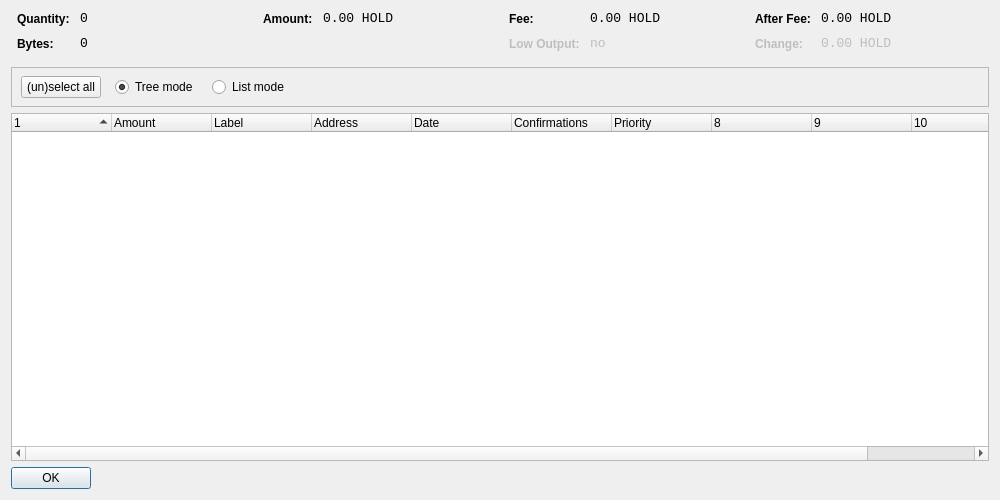
<?xml version="1.0" encoding="UTF-8"?>
<ui version="4.0">
 <class>CoinControlDialog</class>
 <widget class="QDialog" name="CoinControlDialog">
  <property name="geometry">
   <rect>
    <x>0</x>
    <y>0</y>
    <width>1000</width>
    <height>500</height>
   </rect>
  </property>
  <property name="windowTitle">
   <string>Coin Control</string>
  </property>
  <layout class="QVBoxLayout" name="verticalLayout">
   <item>
    <layout class="QHBoxLayout" name="horizontalLayoutTop" stretch="0,0,0,0">
     <property name="topMargin">
      <number>0</number>
     </property>
     <property name="bottomMargin">
      <number>10</number>
     </property>
     <item>
      <layout class="QFormLayout" name="formLayoutCoinControl1">
       <property name="horizontalSpacing">
        <number>10</number>
       </property>
       <property name="verticalSpacing">
        <number>10</number>
       </property>
       <property name="leftMargin">
        <number>6</number>
       </property>
       <property name="rightMargin">
        <number>6</number>
       </property>
       <item row="0" column="0">
        <widget class="QLabel" name="labelCoinControlQuantityText">
         <property name="styleSheet">
          <string notr="true">font-weight:bold;</string>
         </property>
         <property name="text">
          <string>Quantity:</string>
         </property>
        </widget>
       </item>
       <item row="0" column="1">
        <widget class="QLabel" name="labelCoinControlQuantity">
         <property name="font">
          <font>
           <family>Monospace</family>
           <pointsize>10</pointsize>
          </font>
         </property>
         <property name="cursor">
          <cursorShape>IBeamCursor</cursorShape>
         </property>
         <property name="contextMenuPolicy">
          <enum>Qt::ActionsContextMenu</enum>
         </property>
         <property name="text">
          <string notr="true">0</string>
         </property>
         <property name="textInteractionFlags">
          <set>Qt::LinksAccessibleByMouse|Qt::TextSelectableByKeyboard|Qt::TextSelectableByMouse</set>
         </property>
        </widget>
       </item>
       <item row="1" column="0">
        <widget class="QLabel" name="labelCoinControlBytesText">
         <property name="styleSheet">
          <string notr="true">font-weight:bold;</string>
         </property>
         <property name="text">
          <string>Bytes:</string>
         </property>
        </widget>
       </item>
       <item row="1" column="1">
        <widget class="QLabel" name="labelCoinControlBytes">
         <property name="font">
          <font>
           <family>Monospace</family>
           <pointsize>10</pointsize>
          </font>
         </property>
         <property name="cursor">
          <cursorShape>IBeamCursor</cursorShape>
         </property>
         <property name="contextMenuPolicy">
          <enum>Qt::ActionsContextMenu</enum>
         </property>
         <property name="text">
          <string notr="true">0</string>
         </property>
         <property name="textInteractionFlags">
          <set>Qt::LinksAccessibleByMouse|Qt::TextSelectableByKeyboard|Qt::TextSelectableByMouse</set>
         </property>
        </widget>
       </item>
      </layout>
     </item>
     <item>
      <layout class="QFormLayout" name="formLayoutCoinControl2">
       <property name="horizontalSpacing">
        <number>10</number>
       </property>
       <property name="verticalSpacing">
        <number>10</number>
       </property>
       <property name="leftMargin">
        <number>6</number>
       </property>
       <property name="rightMargin">
        <number>6</number>
       </property>
       <item row="0" column="0">
        <widget class="QLabel" name="labelCoinControlAmountText">
         <property name="styleSheet">
          <string notr="true">font-weight:bold;</string>
         </property>
         <property name="text">
          <string>Amount:</string>
         </property>
        </widget>
       </item>
       <item row="0" column="1">
        <widget class="QLabel" name="labelCoinControlAmount">
         <property name="font">
          <font>
           <family>Monospace</family>
           <pointsize>10</pointsize>
          </font>
         </property>
         <property name="cursor">
          <cursorShape>IBeamCursor</cursorShape>
         </property>
         <property name="contextMenuPolicy">
          <enum>Qt::ActionsContextMenu</enum>
         </property>
         <property name="text">
          <string notr="true">0.00 HOLD</string>
         </property>
         <property name="textInteractionFlags">
          <set>Qt::LinksAccessibleByMouse|Qt::TextSelectableByKeyboard|Qt::TextSelectableByMouse</set>
         </property>
        </widget>
       </item>
      </layout>
     </item>
     <item>
      <layout class="QFormLayout" name="formLayoutCoinControl3">
       <property name="horizontalSpacing">
        <number>10</number>
       </property>
       <property name="verticalSpacing">
        <number>10</number>
       </property>
       <property name="leftMargin">
        <number>6</number>
       </property>
       <property name="rightMargin">
        <number>6</number>
       </property>
       <item row="0" column="0">
        <widget class="QLabel" name="labelCoinControlFeeText">
         <property name="styleSheet">
          <string notr="true">font-weight:bold;</string>
         </property>
         <property name="text">
          <string>Fee:</string>
         </property>
        </widget>
       </item>
       <item row="0" column="1">
        <widget class="QLabel" name="labelCoinControlFee">
         <property name="font">
          <font>
           <family>Monospace</family>
           <pointsize>10</pointsize>
          </font>
         </property>
         <property name="cursor">
          <cursorShape>IBeamCursor</cursorShape>
         </property>
         <property name="contextMenuPolicy">
          <enum>Qt::ActionsContextMenu</enum>
         </property>
         <property name="text">
          <string notr="true">0.00 HOLD</string>
         </property>
         <property name="textInteractionFlags">
          <set>Qt::LinksAccessibleByMouse|Qt::TextSelectableByKeyboard|Qt::TextSelectableByMouse</set>
         </property>
        </widget>
       </item>
       <item row="1" column="0">
        <widget class="QLabel" name="labelCoinControlLowOutputText">
         <property name="enabled">
          <bool>false</bool>
         </property>
         <property name="styleSheet">
          <string notr="true">font-weight:bold;</string>
         </property>
         <property name="text">
          <string>Low Output:</string>
         </property>
        </widget>
       </item>
       <item row="1" column="1">
        <widget class="QLabel" name="labelCoinControlLowOutput">
         <property name="enabled">
          <bool>false</bool>
         </property>
         <property name="font">
          <font>
           <family>Monospace</family>
           <pointsize>10</pointsize>
          </font>
         </property>
         <property name="cursor">
          <cursorShape>IBeamCursor</cursorShape>
         </property>
         <property name="contextMenuPolicy">
          <enum>Qt::ActionsContextMenu</enum>
         </property>
         <property name="text">
          <string notr="true">no</string>
         </property>
         <property name="textInteractionFlags">
          <set>Qt::LinksAccessibleByMouse|Qt::TextSelectableByKeyboard|Qt::TextSelectableByMouse</set>
         </property>
        </widget>
       </item>
      </layout>
     </item>
     <item>
      <layout class="QFormLayout" name="formLayoutCoinControl4">
       <property name="horizontalSpacing">
        <number>10</number>
       </property>
       <property name="verticalSpacing">
        <number>10</number>
       </property>
       <property name="leftMargin">
        <number>6</number>
       </property>
       <property name="rightMargin">
        <number>6</number>
       </property>
       <item row="0" column="0">
        <widget class="QLabel" name="labelCoinControlAfterFeeText">
         <property name="styleSheet">
          <string notr="true">font-weight:bold;</string>
         </property>
         <property name="text">
          <string>After Fee:</string>
         </property>
        </widget>
       </item>
       <item row="0" column="1">
        <widget class="QLabel" name="labelCoinControlAfterFee">
         <property name="font">
          <font>
           <family>Monospace</family>
           <pointsize>10</pointsize>
          </font>
         </property>
         <property name="cursor">
          <cursorShape>IBeamCursor</cursorShape>
         </property>
         <property name="contextMenuPolicy">
          <enum>Qt::ActionsContextMenu</enum>
         </property>
         <property name="text">
          <string notr="true">0.00 HOLD</string>
         </property>
         <property name="textInteractionFlags">
          <set>Qt::LinksAccessibleByMouse|Qt::TextSelectableByKeyboard|Qt::TextSelectableByMouse</set>
         </property>
        </widget>
       </item>
       <item row="1" column="0">
        <widget class="QLabel" name="labelCoinControlChangeText">
         <property name="enabled">
          <bool>false</bool>
         </property>
         <property name="styleSheet">
          <string notr="true">font-weight:bold;</string>
         </property>
         <property name="text">
          <string>Change:</string>
         </property>
        </widget>
       </item>
       <item row="1" column="1">
        <widget class="QLabel" name="labelCoinControlChange">
         <property name="enabled">
          <bool>false</bool>
         </property>
         <property name="font">
          <font>
           <family>Monospace</family>
           <pointsize>10</pointsize>
          </font>
         </property>
         <property name="cursor">
          <cursorShape>IBeamCursor</cursorShape>
         </property>
         <property name="contextMenuPolicy">
          <enum>Qt::ActionsContextMenu</enum>
         </property>
         <property name="text">
          <string notr="true">0.00 HOLD</string>
         </property>
         <property name="textInteractionFlags">
          <set>Qt::LinksAccessibleByMouse|Qt::TextSelectableByKeyboard|Qt::TextSelectableByMouse</set>
         </property>
        </widget>
       </item>
      </layout>
     </item>
    </layout>
   </item>
   <item>
    <widget class="QFrame" name="frame">
     <property name="minimumSize">
      <size>
       <width>0</width>
       <height>40</height>
      </size>
     </property>
     <property name="frameShape">
      <enum>QFrame::StyledPanel</enum>
     </property>
     <property name="frameShadow">
      <enum>QFrame::Sunken</enum>
     </property>
     <widget class="QWidget" name="horizontalLayoutWidget">
      <property name="geometry">
       <rect>
        <x>10</x>
        <y>0</y>
        <width>781</width>
        <height>41</height>
       </rect>
      </property>
      <layout class="QHBoxLayout" name="horizontalLayoutPanel" stretch="0,0,0,0,0">
       <property name="spacing">
        <number>14</number>
       </property>
       <item>
        <widget class="QPushButton" name="pushButtonSelectAll">
         <property name="sizePolicy">
          <sizepolicy hsizetype="Maximum" vsizetype="Fixed">
           <horstretch>0</horstretch>
           <verstretch>0</verstretch>
          </sizepolicy>
         </property>
         <property name="text">
          <string>(un)select all</string>
         </property>
        </widget>
       </item>
       <item>
        <widget class="QRadioButton" name="radioTreeMode">
         <property name="sizePolicy">
          <sizepolicy hsizetype="Maximum" vsizetype="Fixed">
           <horstretch>0</horstretch>
           <verstretch>0</verstretch>
          </sizepolicy>
         </property>
         <property name="text">
          <string>Tree mode</string>
         </property>
         <property name="checked">
          <bool>true</bool>
         </property>
        </widget>
       </item>
       <item>
        <widget class="QRadioButton" name="radioListMode">
         <property name="sizePolicy">
          <sizepolicy hsizetype="Maximum" vsizetype="Fixed">
           <horstretch>0</horstretch>
           <verstretch>0</verstretch>
          </sizepolicy>
         </property>
         <property name="text">
          <string>List mode</string>
         </property>
        </widget>
       </item>
       <item>
        <spacer name="horizontalSpacer">
         <property name="orientation">
          <enum>Qt::Horizontal</enum>
         </property>
         <property name="sizeHint" stdset="0">
          <size>
           <width>40</width>
           <height>20</height>
          </size>
         </property>
        </spacer>
       </item>
      </layout>
     </widget>
    </widget>
   </item>
   <item>
    <widget class="CoinControlTreeWidget" name="treeWidget">
     <property name="contextMenuPolicy">
      <enum>Qt::CustomContextMenu</enum>
     </property>
     <property name="sortingEnabled">
      <bool>false</bool>
     </property>
     <property name="columnCount">
      <number>11</number>
     </property>
     <attribute name="headerShowSortIndicator" stdset="0">
      <bool>true</bool>
     </attribute>
     <attribute name="headerStretchLastSection">
      <bool>false</bool>
     </attribute>
     <column>
      <property name="text">
       <string/>
      </property>
     </column>
     <column>
      <property name="text">
       <string>Amount</string>
      </property>
     </column>
     <column>
      <property name="text">
       <string>Label</string>
      </property>
     </column>
     <column>
      <property name="text">
       <string>Address</string>
      </property>
     </column>
     <column>
      <property name="text">
       <string>Date</string>
      </property>
     </column>
     <column>
      <property name="text">
       <string>Confirmations</string>
      </property>
      <property name="toolTip">
       <string>Confirmed</string>
      </property>
     </column>
     <column>
      <property name="text">
       <string>Priority</string>
      </property>
     </column>
     <column>
      <property name="text">
       <string/>
      </property>
     </column>
     <column>
      <property name="text">
       <string/>
      </property>
     </column>
     <column>
      <property name="text">
       <string/>
      </property>
     </column>
     <column>
      <property name="text">
       <string/>
      </property>
     </column>
    </widget>
   </item>
   <item>
    <widget class="QDialogButtonBox" name="buttonBox">
     <property name="sizePolicy">
      <sizepolicy hsizetype="Maximum" vsizetype="Fixed">
       <horstretch>0</horstretch>
       <verstretch>0</verstretch>
      </sizepolicy>
     </property>
     <property name="orientation">
      <enum>Qt::Horizontal</enum>
     </property>
     <property name="standardButtons">
      <set>QDialogButtonBox::Ok</set>
     </property>
    </widget>
   </item>
  </layout>
 </widget>
 <customwidgets>
  <customwidget>
   <class>CoinControlTreeWidget</class>
   <extends>QTreeWidget</extends>
   <header>coincontroltreewidget.h</header>
  </customwidget>
 </customwidgets>
 <resources/>
 <connections/>
</ui>
